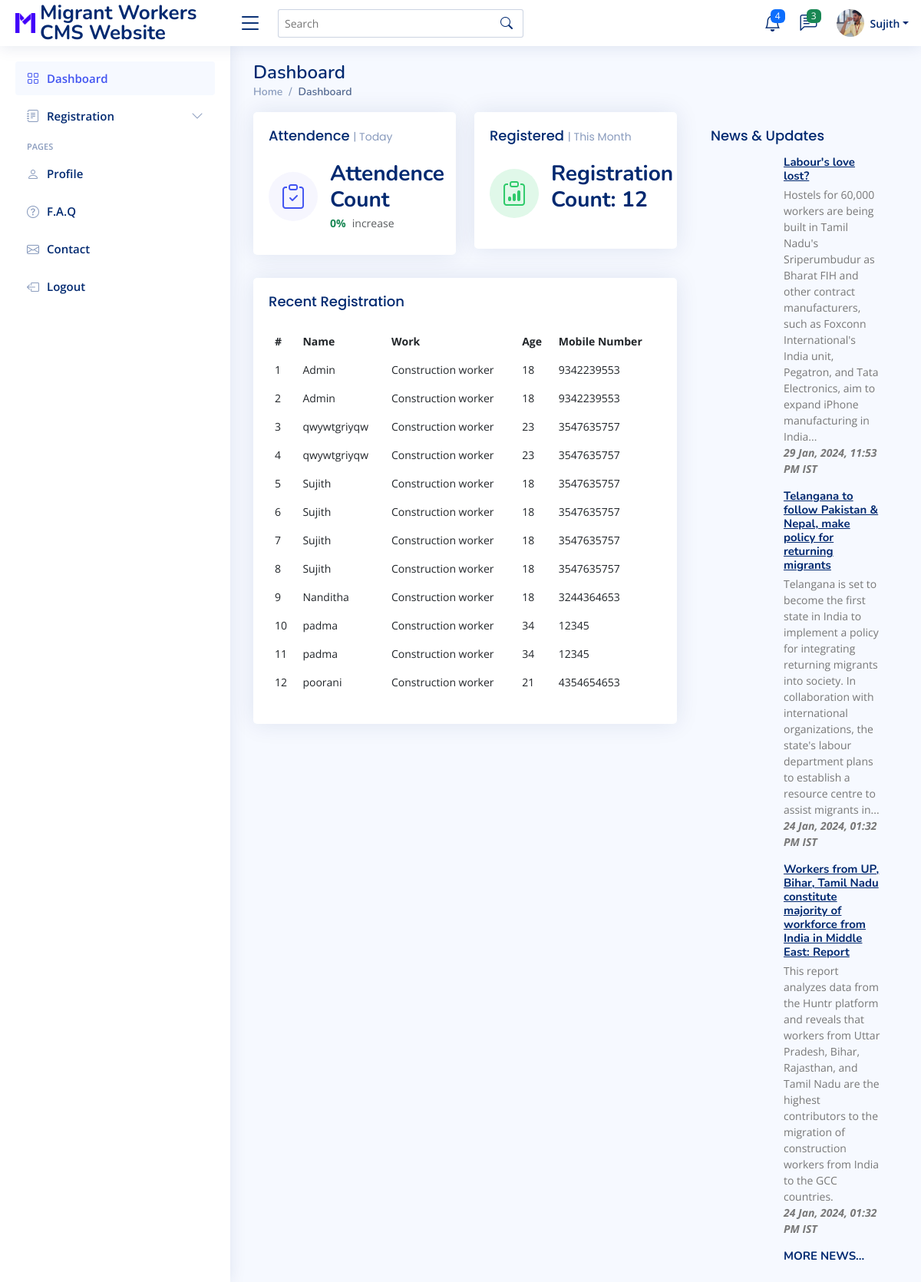
The app's page /home.php with its own data.
### tables this page shows
CREATE TABLE `w_register_details` (
  `s_no` int(10) NOT NULL,
  `w_name` text DEFAULT NULL,
  `w_age` int(100) DEFAULT NULL,
  `w_dob` date DEFAULT NULL,
  `w_mob_no` varchar(12) DEFAULT NULL,
  `w_gender` text DEFAULT NULL,
  `w_address` text DEFAULT NULL,
  `w_iname` text DEFAULT NULL,
  `w_iid` varchar(10) DEFAULT NULL,
  `w_work` text DEFAULT NULL,
  `w_aadhar_no` varchar(15) DEFAULT NULL,
  `w_state` text DEFAULT NULL,
  `created_at` datetime NOT NULL DEFAULT current_timestamp(),
  `updated_at` datetime NOT NULL DEFAULT current_timestamp() ON UPDATE current_timestamp()
);

### home.php (the view, shortened to what this page needs)
<!DOCTYPE html>
<html lang="en">
<head>
  <link href="assets/vendor/bootstrap/css/bootstrap.min.css" rel="stylesheet">
  <link href="assets/vendor/bootstrap-icons/bootstrap-icons.css" rel="stylesheet">
  <link href="assets/vendor/boxicons/css/boxicons.min.css" rel="stylesheet">
  <link href="assets/vendor/quill/quill.snow.css" rel="stylesheet">
  <link href="assets/vendor/quill/quill.bubble.css" rel="stylesheet">
  <link href="assets/vendor/remixicon/remixicon.css" rel="stylesheet">
  <link href="assets/vendor/simple-datatables/style.css" rel="stylesheet">
  <link href="assets/css/style.css" rel="stylesheet">
</head>
<body>
  <header id="header" class="header fixed-top d-flex align-items-center">
    <div class="d-flex align-items-center justify-content-between">
      <a href="index.html" class="logo d-flex align-items-center">
        <img src="assets/img/logo.png" alt="">
        <span class="d-none d-lg-block">   Migrant Workers CMS Website</span>
      </a>
      <i class="bi bi-list toggle-sidebar-btn"></i>
    </div>
    <div class="search-bar">
      <form autocomplete="off" class="search-form d-flex align-items-center" method="POST" action="#">
        <input type="text" name="query" placeholder="Search" title="Enter search keyword">
        <button type="submit" title="Search"><i class="bi bi-search"></i></button>
      </form>
    </div>
    <nav class="header-nav ms-auto">
      <ul class="d-flex align-items-center">
        <li class="nav-item dropdown">
          <a class="nav-link nav-icon" href="#" data-bs-toggle="dropdown">
            <i class="bi bi-bell"></i>
            <span class="badge bg-primary badge-number">4</span>
          </a>
        </li>
        <li class="nav-item dropdown">
          <a class="nav-link nav-icon" href="#" data-bs-toggle="dropdown">
            <i class="bi bi-chat-left-text"></i>
            <span class="badge bg-success badge-number">3</span>
          </a>
        </li>
        <li class="nav-item dropdown pe-3">
          <a class="nav-link nav-profile d-flex align-items-center pe-0" href="#" data-bs-toggle="dropdown">
            <img src="assets/img/profile-img.jpg" alt="Profile" class="rounded-circle">
            <span class="d-none d-md-block dropdown-toggle ps-2">Sujith</span>
          </a>
        </li>
      </ul>
    </nav>
  </header>
  <aside id="sidebar" class="sidebar">
    <ul class="sidebar-nav" id="sidebar-nav">
      <li class="nav-item">
        <a class="nav-link " href="home.php">
          <i class="bi bi-grid"></i>
          <span>Dashboard</span>
        </a>
      </li>
      <li class="nav-item">
        <a class="nav-link collapsed" data-bs-target="#forms-nav" data-bs-toggle="collapse" href="#">
          <i class="bi bi-journal-text"></i><span>Registration</span><i class="bi bi-chevron-down ms-auto"></i>
        </a>
          </li>
        </ul>
      <li class="nav-heading">Pages</li>
      <li class="nav-item">
        <a class="nav-link collapsed" href="users-profile.html">
          <i class="bi bi-person"></i>
          <span>Profile</span>
        </a>
      </li>
      <li class="nav-item">
        <a class="nav-link collapsed" href="pages-faq.html">
          <i class="bi bi-question-circle"></i>
          <span>F.A.Q</span>
        </a>
      </li>
      <li class="nav-item">
        <a class="nav-link collapsed" href="pages-contact.html">
          <i class="bi bi-envelope"></i>
          <span>Contact</span>
        </a>
      </li>
      <li class="nav-item">
        <a class="nav-link collapsed" href="index.html">
          <i class="bi bi-box-arrow-left"></i>
          <span>Logout</span>
        </a>
      </li>
  </aside>
  <main id="main" class="main">
    <div class="pagetitle">
      <h1>Dashboard</h1>
      <nav>
        <ol class="breadcrumb">
          <li class="breadcrumb-item"><a href="index.html">Home</a></li>
          <li class="breadcrumb-item active">Dashboard</li>
        </ol>
      </nav>
    </div>
    <section class="section dashboard">
      <div class="row">
        <div class="col-lg-8">
          <div class="row">
            <div class="col-xxl-4 col-md-6">
              <div class="card info-card sales-card">
                <div class="card-body">
                  <h5 class="card-title">Attendence <span>| Today</span></h5>
                  <div class="d-flex align-items-center">
                    <div class="card-icon rounded-circle d-flex align-items-center justify-content-center">
                      <i class="bi bi-clipboard-check"></i>
                    </div>
                    <div class="ps-3">
                      <h6>Attendence Count</h6>
                      <span class="text-success small pt-1 fw-bold">0%</span> <span class="text-muted small pt-2 ps-1">increase</span>
                    </div>
                  </div>
                </div>
              </div>
            </div>
            <div class="col-xxl-4 col-md-6">
              <div class="card info-card revenue-card">
                <div class="card-body">
                  <h5 class="card-title">Registered <span>| This Month</span></h5>
                  <div class="d-flex align-items-center">
                    <div class="card-icon rounded-circle d-flex align-items-center justify-content-center">
                      <i class="bi bi-clipboard-data"></i>
                    </div>
                    <div class="ps-3">
                    <h6>  <?php
                      $conn = mysqli_connect("localhost", "root", "", "migrant_website");
                      $sql = "SELECT COUNT(*) AS row_count FROM w_register_details";
                      $result = mysqli_query($conn, $sql);
                      if($result){
                          $row = mysqli_fetch_assoc($result);
                          $row_count = $row['row_count'];
                          echo "<p>Registration Count:  " . $row_count . "</p>";
                      } else {
                          echo "ERROR: Could not execute $sql. " . mysqli_error($conn);
                      }
                      ?></h6>
                    </div>
                  </div>
                </div>
              </div>
            </div>
            <div class="col-12">
              <div class="card recent-sales overflow-auto">
                <div class="card-body">
                  <h5 class="card-title">Recent Registration </h5>
                  <table class="table table-borderless datatable">
                    <thead>
                      <tr>
                        <th scope="col">#</th>
                        <th scope="col">Name</th>
                        <th scope="col">Work</th>
                        <th scope="col">Age</th>
                        <th scope="col">Mobile Number</th>
                      </tr>
                    </thead>
                    <tbody>
                    <?php
                $conn = mysqli_connect("localhost", "root", "", "migrant_website");
                $sql = "SELECT * FROM w_register_details";
                $result = mysqli_query($conn, $sql);
                if ($result && mysqli_num_rows($result) > 0) {
                    while ($row = mysqli_fetch_assoc($result)) {
                        echo "<tr>";
                        echo "<td>" . $row['s_no'] . "</td>";
                        echo "<td>" . $row['w_name'] . "</td>";
                        echo "<td>" . $row['w_work'] . "</td>";
                        echo "<td>" . $row['w_age'] . "</td>";
                        echo "<td>" . $row['w_mob_no'] . "</td>";
                        echo "</tr>";
                    }
                } else {
                    echo "<tr><td colspan='5'>No data found</td></tr>";
                }
                ?>
                    </tbody>
                  </table>
                </div>
              </div>
            </div>
          </div>
        </div>
        <div class="col-lg-4">
            <div class="card-body pb-0">
              <h5 class="card-title">News &amp; Updates </h5>
              <div class="news">
                <div class="post-item clearfix">
                  <h4><a href="https://economictimes.indiatimes.com/opinion/et-commentary/labours-love-lost/articleshow/107239933.cms"><u>Labour's love lost?</u></a></h4>
                  <p>Hostels for 60,000 workers are being built in Tamil Nadu's Sriperumbudur as Bharat FIH and other contract manufacturers, such as Foxconn International's India unit, Pegatron, and Tata Electronics, aim to expand iPhone manufacturing in India...
                  <br><b><i>29 Jan, 2024, 11:53 PM IST</i></b></p>
                </div>
                <div class="post-item clearfix">
                  <h4><a href="https://economictimes.indiatimes.com/nri/migrate/telangana-to-follow-pakistan-nepal-make-policy-for-returning-migrants/articleshow/107107237.cms"><u>Telangana to follow Pakistan & Nepal, make policy for returning migrants</u></a></h4>
                  <p>Telangana is set to become the first state in India to implement a policy for integrating returning migrants into society. In collaboration with international organizations, the state's labour department plans to establish a resource centre to assist migrants in...
                  <br><b><i>24 Jan, 2024, 01:32 PM IST</i></b>
                  </p>
                </div>
                <div class="post-item clearfix">
                  <h4><a href="https://economictimes.indiatimes.com/news/india/workers-from-up-bihar-tamil-nadu-constitute-majority-of-workforce-from-india-in-middle-east-report/articleshow/107029518.cms"><u> Workers from UP, Bihar, Tamil Nadu constitute majority of workforce from India in Middle East: Report</u></a></h4>
                  <p>This report analyzes data from the Huntr platform and reveals that workers from Uttar Pradesh, Bihar, Rajasthan, and Tamil Nadu are the highest contributors to the migration of construction workers from India to the GCC countries.
                  <br><b><i>24 Jan, 2024, 01:32 PM IST</i></b>
                  </p>
                </div>
                <div class="post-item clearfix">
                  <h4><a href="https://economictimes.indiatimes.com/topic/migrant-workers">MORE NEWS...</a></h4>
                </div>
              </div>
            </div>
          </div>
        </div>
    </section>
  </main>
</body>
</html>

### assets/css/style.css (style rules this page uses)
:root { scroll-behavior: smooth; }
body { font-family: "Open Sans", sans-serif; background: #f6f9ff; color: #444444; }
a { color: #4154f1; text-decoration: none; }
h1, h2, h3, h4, h5, h6 { font-family: "Nunito", sans-serif; }
#main { margin-top: 60px; padding: 20px 30px; transition: all 0.3s; }
.pagetitle { margin-bottom: 10px; }
.pagetitle h1 { font-size: 24px; margin-bottom: 0; font-weight: 600; color: #012970; }
.card { margin-bottom: 30px; border: none; border-radius: 5px; box-shadow: 0px 0 30px rgba(1, 41, 112, 0.1); }
.card-title { padding: 20px 0 15px 0; font-size: 18px; font-weight: 500; color: #012970; font-family: "Poppins", sans-serif; }
.card-title span { color: #899bbd; font-size: 14px; font-weight: 400; }
.card-body { padding: 0 20px 20px 20px; }
.breadcrumb { font-size: 14px; font-family: "Nunito", sans-serif; color: #899bbd; font-weight: 600; }
.breadcrumb a { color: #899bbd; transition: 0.3s; }
.breadcrumb .breadcrumb-item::before { color: #899bbd; }
.breadcrumb .active { color: #51678f; font-weight: 600; }
.logo { line-height: 1; }
@media (min-width: 1200px) { .logo { width: 280px; } }
.logo img { max-height: 26px; margin-right: 6px; }
.logo span { font-size: 26px; font-weight: 700; color: #012970; font-family: "Nunito", sans-serif; }
.header { transition: all 0.5s; z-index: 997; height: 60px; box-shadow: 0px 2px 20px rgba(1, 41, 112, 0.1); background-color: #fff; padding-left: 20px; }
.header .toggle-sidebar-btn { font-size: 32px; padding-left: 10px; cursor: pointer; color: #012970; }
.header .search-bar { min-width: 360px; padding: 0 20px; }
.header .search-form { width: 100%; }
.header .search-form input { border: 0; font-size: 14px; color: #012970; border: 1px solid rgba(1, 41, 112, 0.2); padding: 7px 38px 7px 8px; border-radius: 3px; transition: 0.3s; width: 100%; }
.header .search-form button { border: 0; padding: 0; margin-left: -30px; background: none; }
.header .search-form button i { color: #012970; }
.header-nav ul { list-style: none; }
.header-nav>ul { margin: 0; padding: 0; }
.header-nav .nav-icon { font-size: 22px; color: #012970; margin-right: 25px; position: relative; }
.header-nav .nav-profile { color: #012970; }
.header-nav .nav-profile img { max-height: 36px; }
.header-nav .nav-profile span { font-size: 14px; font-weight: 600; }
.header-nav .badge-number { position: absolute; inset: -2px -5px auto auto; font-weight: normal; font-size: 12px; padding: 3px 6px; }
.sidebar { position: fixed; top: 60px; left: 0; bottom: 0; width: 300px; z-index: 996; transition: all 0.3s; padding: 20px; overflow-y: auto; scrollbar-width: thin; scrollbar-color: #aab7cf transparent; box-shadow: 0px 0px 20px rgba(1, 41, 112, 0.1); background-color: #fff; }
@media (min-width: 1200px) { #main, #footer { margin-left: 300px; } }
.sidebar-nav { padding: 0; margin: 0; list-style: none; }
.sidebar-nav li { padding: 0; margin: 0; list-style: none; }
.sidebar-nav .nav-item { margin-bottom: 5px; }
.sidebar-nav .nav-heading { font-size: 11px; text-transform: uppercase; color: #899bbd; font-weight: 600; margin: 10px 0 5px 15px; }
.sidebar-nav .nav-link { display: flex; align-items: center; font-size: 15px; font-weight: 600; color: #4154f1; transition: 0.3; background: #f6f9ff; padding: 10px 15px; border-radius: 4px; }
.sidebar-nav .nav-link i { font-size: 16px; margin-right: 10px; color: #4154f1; }
.sidebar-nav .nav-link.collapsed { color: #012970; background: #fff; }
.sidebar-nav .nav-link.collapsed i { color: #899bbd; }
.sidebar-nav .nav-link .bi-chevron-down { margin-right: 0; transition: transform 0.2s ease-in-out; }
.dashboard .info-card { padding-bottom: 10px; }
.dashboard .info-card h6 { font-size: 28px; color: #012970; font-weight: 700; margin: 0; padding: 0; }
.dashboard .card-icon { font-size: 32px; line-height: 0; width: 64px; height: 64px; flex-shrink: 0; flex-grow: 0; }
.dashboard .sales-card .card-icon { color: #4154f1; background: #f6f6fe; }
.dashboard .revenue-card .card-icon { color: #2eca6a; background: #e0f8e9; }
.dashboard .news .post-item+.post-item { margin-top: 15px; }
.dashboard .news h4 { font-size: 15px; margin-left: 95px; font-weight: bold; margin-bottom: 5px; }
.dashboard .news h4 a { color: #012970; transition: 0.3s; }
.dashboard .news p { font-size: 14px; color: #777777; margin-left: 95px; }
.dashboard .recent-sales { font-size: 14px; }
.dashboard .recent-sales .table thead { background: #f6f6fe; }
.dashboard .recent-sales .table thead th { border: 0; }

### records on screen
w_register_details: s_no "1", w_name "Admin", w_work "Construction worker", w_age "18", w_mob_no "9342239553"
w_register_details: s_no "2", w_name "Admin", w_work "Construction worker", w_age "18", w_mob_no "9342239553"
w_register_details: s_no "3", w_name "qwywtgriyqw", w_work "Construction worker", w_age "23", w_mob_no "3547635757"
w_register_details: s_no "4", w_name "qwywtgriyqw", w_work "Construction worker", w_age "23", w_mob_no "3547635757"
w_register_details: s_no "5", w_name "Sujith", w_work "Construction worker", w_age "18", w_mob_no "3547635757"
w_register_details: s_no "6", w_name "Sujith", w_work "Construction worker", w_age "18", w_mob_no "3547635757"
w_register_details: s_no "7", w_name "Sujith", w_work "Construction worker", w_age "18", w_mob_no "3547635757"
w_register_details: s_no "8", w_name "Sujith", w_work "Construction worker", w_age "18", w_mob_no "3547635757"
w_register_details: s_no "9", w_name "Nanditha", w_work "Construction worker", w_age "18", w_mob_no "3244364653"
w_register_details: s_no "10", w_name "padma", w_work "Construction worker", w_age "34", w_mob_no "12345"
w_register_details: s_no "11", w_name "padma", w_work "Construction worker", w_age "34", w_mob_no "12345"
w_register_details: s_no "12", w_name "poorani", w_work "Construction worker", w_age "21", w_mob_no "4354654653"

### other values on screen
$row_count "12"
